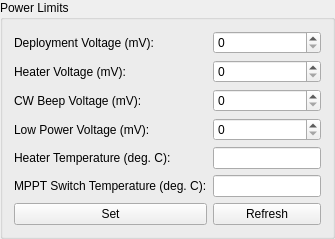
             <widget class="QGroupBox" name="powerLimitsGroupBox">
              <property name="title">
               <string>Power Limits</string>
              </property>
              <layout class="QGridLayout" name="gridLayout_16">
               <item row="2" column="1">
                <widget class="QLabel" name="label_18">
                 <property name="text">
                  <string>CW Beep Voltage (mV):</string>
                 </property>
                </widget>
               </item>
               <item row="5" column="2">
                <widget class="QLineEdit" name="SatelliteConfig_PowerLimits_MPPTSwitchTemperature_LineEdit"/>
               </item>
               <item row="1" column="1">
                <widget class="QLabel" name="label_17">
                 <property name="text">
                  <string>Heater Voltage (mV):</string>
                 </property>
                </widget>
               </item>
               <item row="4" column="2">
                <widget class="QLineEdit" name="SatelliteConfig_PowerLimits_HeaterTemperature_LineEdit"/>
               </item>
               <item row="0" column="2">
                <widget class="QSpinBox" name="SatelliteConfig_PowerLimits_DeploymentVoltage_SpinBox"/>
               </item>
               <item row="3" column="2">
                <widget class="QSpinBox" name="SatelliteConfig_PowerLimits_LowPowerVoltage_SpinBox"/>
               </item>
               <item row="1" column="2">
                <widget class="QSpinBox" name="SatelliteConfig_PowerLimits_HeaterVoltage_SpinBox"/>
               </item>
               <item row="5" column="1">
                <widget class="QLabel" name="label_21">
                 <property name="text">
                  <string>MPPT Switch Temperature (deg. C):</string>
                 </property>
                </widget>
               </item>
               <item row="3" column="1">
                <widget class="QLabel" name="label_19">
                 <property name="text">
                  <string>Low Power Voltage (mV):</string>
                 </property>
                </widget>
               </item>
               <item row="4" column="1">
                <widget class="QLabel" name="label_20">
                 <property name="text">
                  <string>Heater Temperature (deg. C):</string>
                 </property>
                </widget>
               </item>
               <item row="2" column="2">
                <widget class="QSpinBox" name="SatelliteConfig_PowerLimits_CWBeepVoltage_SpinBox"/>
               </item>
               <item row="0" column="1">
                <widget class="QLabel" name="label_75">
                 <property name="text">
                  <string>Deployment Voltage (mV):</string>
                 </property>
                </widget>
               </item>
               <item row="6" column="1">
                <widget class="QPushButton" name="SatelliteConfig_PowerLimits_Set_Button">
                 <property name="text">
                  <string>Set</string>
                 </property>
                </widget>
               </item>
               <item row="6" column="2">
                <widget class="QPushButton" name="SatelliteConfig_PowerLimits_Refresh_Button">
                 <property name="text">
                  <string>Refresh</string>
                 </property>
                </widget>
               </item>
              </layout>
             </widget>
